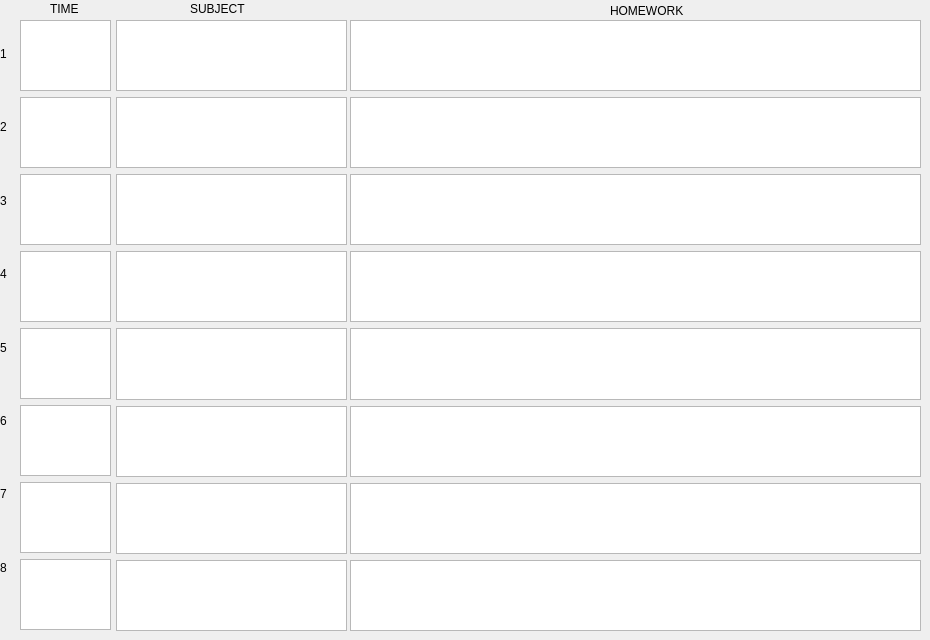
     <widget class="QWidget" name="tabMon">
      <attribute name="title">
       <string>Monday</string>
      </attribute>
      <widget class="QWidget" name="verticalLayoutWidget">
       <property name="geometry">
        <rect>
         <x>0</x>
         <y>20</y>
         <width>21</width>
         <height>581</height>
        </rect>
       </property>
       <layout class="QVBoxLayout" name="verticalLayout">
        <item>
         <widget class="QLabel" name="label_3">
          <property name="text">
           <string>1</string>
          </property>
         </widget>
        </item>
        <item>
         <widget class="QLabel" name="label_2">
          <property name="text">
           <string>2</string>
          </property>
         </widget>
        </item>
        <item>
         <widget class="QLabel" name="label">
          <property name="text">
           <string>3</string>
          </property>
         </widget>
        </item>
        <item>
         <widget class="QLabel" name="label_5">
          <property name="text">
           <string>4</string>
          </property>
         </widget>
        </item>
        <item>
         <widget class="QLabel" name="label_6">
          <property name="text">
           <string>5</string>
          </property>
         </widget>
        </item>
        <item>
         <widget class="QLabel" name="label_7">
          <property name="text">
           <string>6</string>
          </property>
         </widget>
        </item>
        <item>
         <widget class="QLabel" name="label_8">
          <property name="text">
           <string>7</string>
          </property>
         </widget>
        </item>
        <item>
         <widget class="QLabel" name="label_4">
          <property name="text">
           <string>8</string>
          </property>
         </widget>
        </item>
       </layout>
      </widget>
      <widget class="QWidget" name="verticalLayoutWidget_3">
       <property name="geometry">
        <rect>
         <x>116</x>
         <y>20</y>
         <width>231</width>
         <height>611</height>
        </rect>
       </property>
       <layout class="QVBoxLayout" name="verticalLayout_3">
        <item>
         <widget class="QTextEdit" name="textEdit_9"/>
        </item>
        <item>
         <widget class="QTextEdit" name="textEdit_10"/>
        </item>
        <item>
         <widget class="QTextEdit" name="textEdit_11"/>
        </item>
        <item>
         <widget class="QTextEdit" name="textEdit_12"/>
        </item>
        <item>
         <widget class="QTextEdit" name="textEdit_13"/>
        </item>
        <item>
         <widget class="QTextEdit" name="textEdit_14"/>
        </item>
        <item>
         <widget class="QTextEdit" name="textEdit_15"/>
        </item>
        <item>
         <widget class="QTextEdit" name="textEdit_16"/>
        </item>
       </layout>
      </widget>
      <widget class="QWidget" name="verticalLayoutWidget_4">
       <property name="geometry">
        <rect>
         <x>20</x>
         <y>20</y>
         <width>91</width>
         <height>610</height>
        </rect>
       </property>
       <layout class="QVBoxLayout" name="verticalLayout_4">
        <item>
         <widget class="QTextEdit" name="textEdit_17">
          <property name="enabled">
           <bool>true</bool>
          </property>
         </widget>
        </item>
        <item>
         <widget class="QTextEdit" name="textEdit_18"/>
        </item>
        <item>
         <widget class="QTextEdit" name="textEdit_19"/>
        </item>
        <item>
         <widget class="QTextEdit" name="textEdit_20"/>
        </item>
        <item>
         <widget class="QTextEdit" name="textEdit_21"/>
        </item>
        <item>
         <widget class="QTextEdit" name="textEdit_22"/>
        </item>
        <item>
         <widget class="QTextEdit" name="textEdit_23"/>
        </item>
        <item>
         <widget class="QTextEdit" name="textEdit_24"/>
        </item>
       </layout>
      </widget>
      <widget class="QWidget" name="verticalLayoutWidget_5">
       <property name="geometry">
        <rect>
         <x>350</x>
         <y>20</y>
         <width>571</width>
         <height>611</height>
        </rect>
       </property>
       <layout class="QVBoxLayout" name="verticalLayout_5">
        <item>
         <widget class="QTextEdit" name="textEdit_25"/>
        </item>
        <item>
         <widget class="QTextEdit" name="textEdit_26"/>
        </item>
        <item>
         <widget class="QTextEdit" name="textEdit_27"/>
        </item>
        <item>
         <widget class="QTextEdit" name="textEdit_28"/>
        </item>
        <item>
         <widget class="QTextEdit" name="textEdit_29"/>
        </item>
        <item>
         <widget class="QTextEdit" name="textEdit_30"/>
        </item>
        <item>
         <widget class="QTextEdit" name="textEdit_31"/>
        </item>
        <item>
         <widget class="QTextEdit" name="textEdit_32"/>
        </item>
       </layout>
      </widget>
      <widget class="QLabel" name="label_9">
       <property name="geometry">
        <rect>
         <x>50</x>
         <y>0</y>
         <width>67</width>
         <height>17</height>
        </rect>
       </property>
       <property name="text">
        <string>TIME</string>
       </property>
      </widget>
      <widget class="QLabel" name="label_10">
       <property name="geometry">
        <rect>
         <x>190</x>
         <y>0</y>
         <width>67</width>
         <height>17</height>
        </rect>
       </property>
       <property name="text">
        <string>SUBJECT</string>
       </property>
      </widget>
      <widget class="QLabel" name="label_11">
       <property name="geometry">
        <rect>
         <x>610</x>
         <y>0</y>
         <width>141</width>
         <height>21</height>
        </rect>
       </property>
       <property name="text">
        <string>HOMEWORK</string>
       </property>
      </widget>
     </widget>
